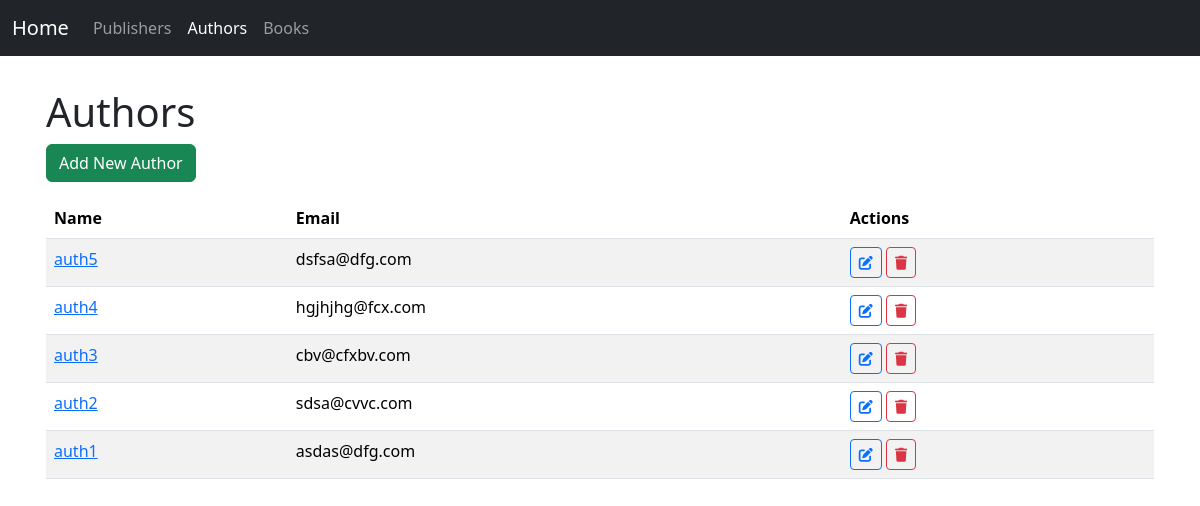
/authors/, run on an earlier commit of the app's database.
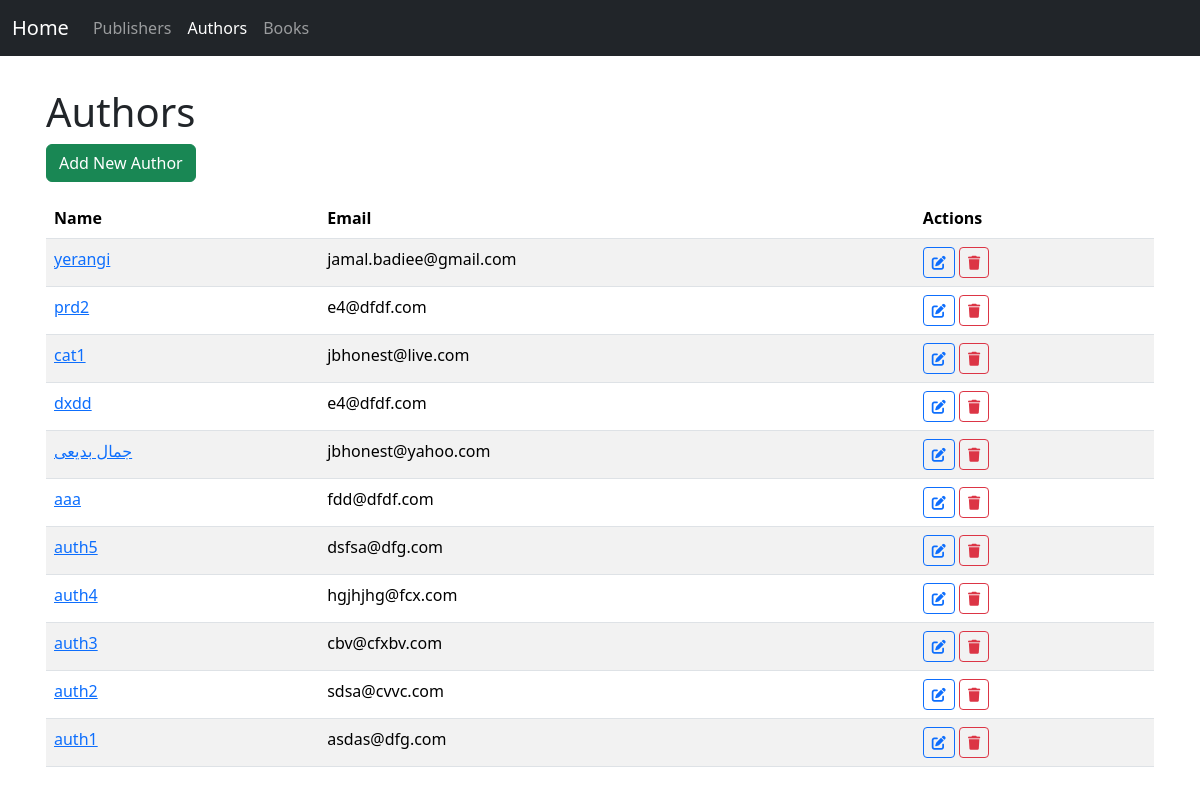
And on a later commit of the database.
### book_app/models.py (models this page shows, shortened)
class Author(models.Model):
    name = models.CharField(max_length=200)
    email = models.EmailField()
    headshot = models.ImageField(
        upload_to="author_headshots", null=True, blank=True)
    class Meta:
        ordering = ["-id"]

### book_app/views.py (the view)
# urls.py: path('authors/', AuthorListView.as_view(), name='author_list'),
class AuthorListView(ListView):
    model = Author
    context_object_name = "authors"
    def get_context_data(self, **kwargs):
        context = super().get_context_data(**kwargs)
        context['nbar'] = "authors"
        return context

### book_app/templates/book_app/author_list.html (shortened to what this page needs)
{% extends 'book_app/base.html' %}
{% block content %}
<h1>Authors</h1>
<a href="{% url 'book_app:author_add' %}" class="btn btn-success mb-3">Add New Author</a>
<table class="table table-striped">
    <thead>
        <tr>
            <th scope="col">Name</th>
            <th scope="col" class="d-none d-md-table-cell">Email</th>
            <th scope="col">Actions</th>
        </tr>
    </thead>
    <tbody>
        {% for author in authors %}
        <tr>
            <td>
                <a href="{% url 'book_app:author_detail' author.pk %}">{{ author.name }}</a>
            </td>
            <td class="d-none d-md-table-cell">{{ author.email }}</td>
            <td>
                <a href="{% url 'book_app:author_edit' author.pk %}" class="btn btn-sm btn-outline-primary">
                    <i class="fas fa-edit"></i>
                </a>
                <a href="{% url 'book_app:author_delete' author.pk %}" class="btn btn-sm btn-outline-danger">
                    <i class="fas fa-trash"></i>
                </a>
            </td>
        </tr>
        {% empty %}
        <tr>
            <td colspan="3">No authors found.</td>
        </tr>
        {% endfor %}
    </tbody>
</table>
{% endblock %}

What changed in the data, as far as the page shows it:
added Author: name "yerangi", email "jamal.badiee@gmail.com"
added Author: name "prd2", email "e4@dfdf.com"
added Author: name "cat1", email "jbhonest@live.com"
added Author: name "dxdd", email "e4@dfdf.com"
added Author: name "جمال بدیعی", email "jbhonest@yahoo.com"
added Author: name "aaa", email "fdd@dfdf.com"
